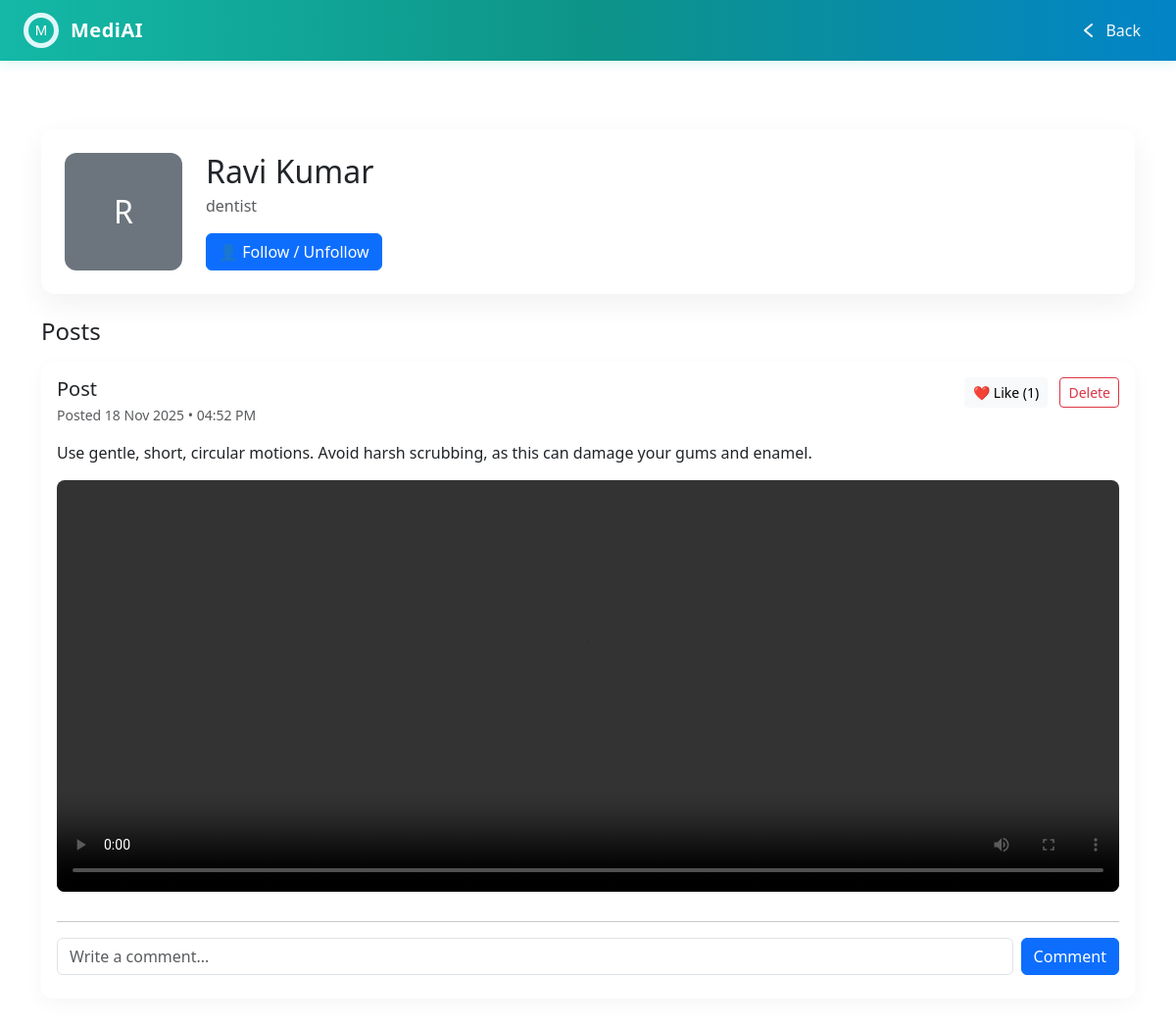
The app's page /consultant/3 with its own data.
### models.py (models this page shows)
class Consultant(Base):
    __tablename__ = "consultants"
    id = Column(Integer, primary_key=True, index=True)
    name = Column(String, nullable=False)
    email = Column(String, nullable=False)
    specialization = Column(String, nullable=False)
    bio = Column(Text, nullable=True)
    media_path = Column(String, nullable=True)
    media_type = Column(String, nullable=True)
    posts = relationship("ConsultantPost", back_populates="consultant", cascade="all, delete")
    likes = relationship("Like", back_populates="consultant", cascade="all, delete")
    comments = relationship("Comment", back_populates="consultant", cascade="all, delete")
    followers = relationship("Follower", back_populates="consultant", cascade="all, delete")

class ConsultantPost(Base):
    __tablename__ = "consultant_posts"
    id = Column(Integer, primary_key=True, index=True)
    consultant_id = Column(Integer, ForeignKey("consultants.id"))
    title = Column(String, nullable=True)
    content = Column(Text, nullable=True)
    media_path = Column(String, nullable=True)
    media_type = Column(String, nullable=True)
    timestamp = Column(DateTime, default=datetime.utcnow)
    consultant = relationship("Consultant", back_populates="posts")
    likes = relationship("Like", back_populates="post", cascade="all, delete")
    comments = relationship("Comment", back_populates="post", cascade="all, delete")

### app.py (the view)
@app.get("/consultant/{consultant_id}", response_class=HTMLResponse)
def consultant_profile(request: Request, consultant_id: int, db: Session = Depends(get_db)):
    c = db.query(Consultant).get(consultant_id)
    if not c:
        raise HTTPException(status_code=404, detail="Consultant not found")
    posts = db.query(ConsultantPost).filter_by(consultant_id=consultant_id).order_by(ConsultantPost.timestamp.desc()).all()
    for p in posts:
        p.likes_count = db.query(Like).filter(Like.post_id == p.id).count()
        p.comments = db.query(Comment).filter(Comment.post_id == p.id).order_by(Comment.timestamp.asc()).all()
    profile_pic = media_url_for(c.media_path) if c.media_path else None
    user_email = request.session.get("user_email") or request.session.get("user")
    user = None
    if user_email:
        user = get_current_user(db, user_email)
    return templates.TemplateResponse("consultant_profile.html", {"request": request, "consultant": c, "posts": posts, "profile_pic": profile_pic, "user": user})

### templates/consultant_profile.html (shortened to what this page needs)
{% extends "base.html" %}
{% block body %}
<link href="https://cdn.jsdelivr.net/npm/bootstrap@5.3.2/dist/css/bootstrap.min.css" rel="stylesheet">
<nav class="medi-navbar">
  <div class="nav-left">
    <span class="logo-circle">
      <svg width="28" height="28" viewBox="0 0 28 28">
        <circle cx="14" cy="14" r="13" fill="#14b8a6"/>
        <text x="14" y="19" text-anchor="middle" font-size="15" fill="#fff" font-family="Poppins,Arial">M</text>
      </svg>
    </span>
    <span class="nav-title">MediAI</span>
  </div>
  <div class="nav-links">
    <a href="/consultants" title="Back">
      <svg width="22" height="22" fill="none" viewBox="0 0 22 22">
        <path d="M15 5l-7 6 7 6" stroke="#fff" stroke-width="2" stroke-linecap="round" stroke-linejoin="round"/>
      </svg>
      <span style="margin-left:7px;">Back</span>
    </a>
  </div>
</nav>
<div class="js-navbar-spacer"></div>
<div class="container py-5">
  <div class="profile-hero bg-white p-4 mb-4 d-flex align-items-center gap-4" style="margin-top:0;">
    {% if profile_pic %}
      <img src="/{{ profile_pic }}" class="profile-pic" alt="profile">
    {% else %}
      <div class="profile-pic bg-secondary d-flex align-items-center justify-content-center text-white fs-2">{{ consultant.name[0] }}</div>
    {% endif %}
    <div>
      <h2 class="mb-1">{{ consultant.name }}</h2>
      <div class="text-muted">{{ consultant.specialization }}</div>
      <form action="/consultant/{{ consultant.id }}/follow" method="post">
        <button class="btn btn-primary">👤 Follow / Unfollow</button>
      </form>
    </div>
  </div>
  <h4 class="mb-3">Posts</h4>
  {% if posts %}
    <div class="row g-4">
      {% for post in posts %}
      <div class="col-12">
        <div class="post-card bg-white p-3">
          <div class="d-flex justify-content-between">
            <div>
              <h5 class="mb-1">{{ post.title if post.title else 'Post' }}</h5>
              <div class="text-muted small">Posted {{ post.timestamp.strftime("%d %b %Y • %I:%M %p") }}</div>
            </div>
            <div class="text-end">
              <form action="/post/{{ post.id }}/like" method="post" class="d-inline">
                <button class="btn btn-light btn-sm">❤️ Like ({{ post.likes_count if post.likes_count is defined else 0 }})</button>
              </form>
              <form action="/delete_post" method="post" class="d-inline ms-2">
                <button class="btn btn-outline-danger btn-sm">Delete</button>
              </form>
            </div>
          </div>
          <div class="mt-3">
            <p>{{ post.content }}</p>
            {% set media = post.media_path if post.media_path else (post.image_url if post.image_url is defined else None) %}
            {% if media %}
              {% if media.endswith('.mp4') or media.endswith('.mov') or media.endswith('.webm') %}
                <video class="post-media mb-2" controls>
                  <source src="/static/uploads/{{ media }}">
                </video>
              {% else %}
                <img src="/static/uploads/{{ media }}" class="post-media mb-2">
              {% endif %}
            {% endif %}
          </div>
          <hr>
          <div class="mb-2">
            <form action="/post/{{ post.id }}/comment" method="post" class="d-flex gap-2">
              <input name="comment_text" class="form-control" placeholder="Write a comment..." required>
              <button class="btn btn-primary">Comment</button>
            </form>
          </div>
        </div>
      </div>
      {% endfor %}
    </div>
  {% else %}
    <div class="alert alert-light">No posts yet.</div>
  {% endif %}
</div>
{% endblock %}

### static/css/style.css (style rules this page uses)
* { box-sizing: border-box; }
body { margin:0; font-family: Inter, ui-sans-serif, system-ui, -apple-system, "Segoe UI", Roboto, "Helvetica Neue", Arial; background:#f3f6fb; color:#0b1724; }
input, textarea { width:100%; padding:10px 12px; margin:8px 0; border-radius:8px; border:1px solid #e6e9ef; }
button { display:inline-block; padding:10px 14px; border-radius:8px; border:none; background:#6d28d9; color:white; cursor:pointer; }
.small { font-size:13px; color:#374151; }

### templates/consultant_profile.html (style rules this page uses)
.profile-hero { border-radius: 14px; box-shadow: 0 10px 30px rgba(2,6,23,0.06); }
.profile-pic { width:120px; height:120px; object-fit:cover; border-radius:12px; }
.post-card { border-radius:12px; box-shadow: 0 6px 20px rgba(2,6,23,0.04); overflow:hidden; }
.post-media { width:100%; max-height:420px; object-fit:cover; border-radius:8px; }
nav.medi-navbar { background: linear-gradient(90deg, #14b8a6 0%, #0d9488 50%, #0284c7 100%); color: white; padding: 13px 24px; display: flex; justify-content: space-between; align-items: center; position: fixed; top: 0; left: 0; width: 100%; z-index: 1100; box-shadow: 0 2px 12px rgba(20,184,166,0.16); }
.medi-navbar .nav-left { display: flex; align-items: center; gap: 9px; }
.medi-navbar .logo-circle { width:36px; height:36px; display:flex; align-items:center; justify-content:center; background: #e0f7fa; border-radius:50%; }
.medi-navbar .nav-title { font-size: 20px; font-weight: 600; letter-spacing: 0.5px; margin-left: 3px; }
.medi-navbar .nav-links { display: flex; align-items: center; gap: 20px; }
.medi-navbar .nav-links a { display: flex; align-items: center; text-decoration: none; font-weight: 500; color: white; opacity: 0.96; transition: opacity 0.2s, background 0.2s; padding: 5px 12px; border-radius: 8px; }
.js-navbar-spacer { height: 60px; }

### records on screen
Consultant: name "R", name "Ravi Kumar", specialization "dentist"
ConsultantPost: title "Post", timestamp "18 Nov 2025 • 04:52 PM", likes_count "1", content "Use gentle, short, circular motions. Avoid harsh scrubbing, as this can damage your gums and enamel."
